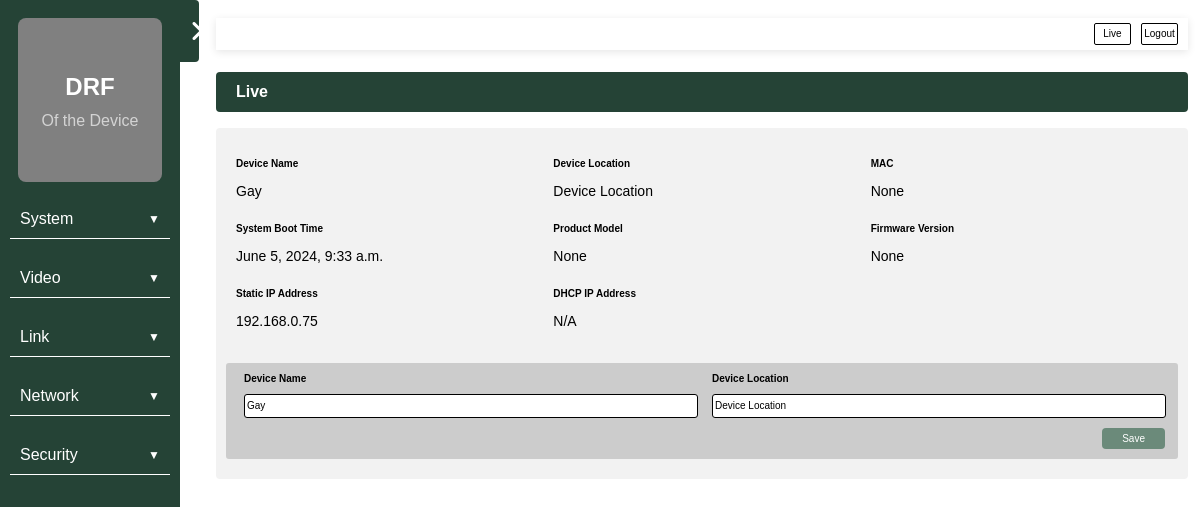
The app's page /system/basic/, older data.
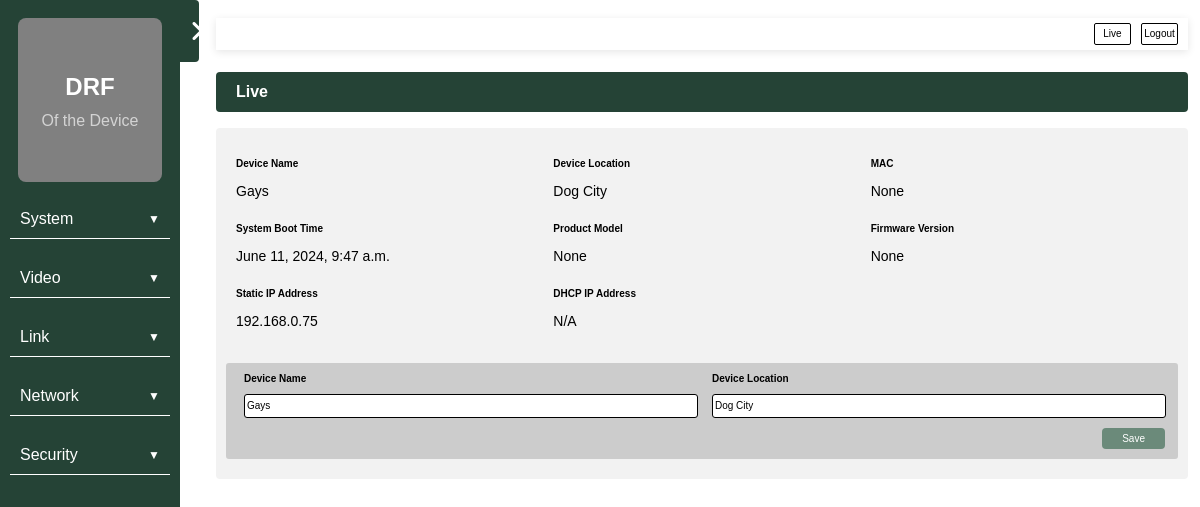
The same page, newer data.
### device_info/models.py (models this page shows)
class DeviceBasicInfo(models.Model):
    device_name = models.CharField(default="Device Name", max_length=30)
    device_location = models.CharField(default="Device Location", max_length=30)
    mac_address = models.CharField(null=True, default=None, max_length=30)
    system_boot_time = models.DateTimeField(auto_now=True)
    product_model = models.CharField(null=True, default=None, max_length=30)
    firmware_version = models.CharField(null=True, default=None, max_length=30)

### web/views.py (the view)
# urls.py: path('system/basic/', views.basic_page, name='basic'),
def basic_page(request):
    instance = DeviceBasicInfo.objects.first()
    if request.method == 'POST':
        form = DeviceBasicForm(request.POST, instance=instance)
        if form.is_valid():
            form.save()
            return redirect('basic')
    else:
        form = DeviceBasicForm(instance=instance)
    context = {
        'header_name': 'System / Basic Information',
        'sub_page': 'basic_page',
        'instance': instance,
        'form': form
    }
    return render(request, 'web/home_page.html', context)

### device_info/forms.py
class DeviceBasicForm(ModelForm):
    class Meta:
        model = DeviceBasicInfo
        fields = [
            'device_name',
            'device_location'
            ]

### web/templates/web/home_page.html (shortened to what this page needs)
{% load static %}
<!DOCTYPE html>
<html lang="en">
  <head>
    <link rel="stylesheet" href="{% static 'styles/home_page.css' %}">
  </head>
  <body>
    {% include 'web/navbar.html' %}
    {% include 'web/header.html' %}
    <div class="main-container">
      {% if sub_page %}
        {% include 'web/'|add:sub_page|add:'.html' %}
      {% else %}
        {% if image_url %}
          <div class="image-container">
            <img src="{{ image_url }}" alt="Image">
          </div>
        {% endif %}
      {% endif %}
    </div>
  </body>
</html>

### web/templates/web/navbar.html (shortened to what this page needs)
{% load static %}
<!DOCTYPE html>
<html lang="en">
  <head>
    <link rel="stylesheet" href="{% static 'styles/navbar.css' %}" />
  </head>
  <body>
    <nav class="navbar">
      <button class="expand-btn">
        <i class="fa-solid fa-angle-up fa-rotate-90"></i>
      </button>
      <a href="/" class="title-home-link">
        <div class="title-container">
          <p class="navbar-title">DRF</p>
          <p class="navbar-subtitle">Of the Device</p>
        </a>
      <div class="menu">
        <div class="menu-item">
          <a href="javascript:void(0)" class="dropdown-btn"
          >System <span class="arrow">&#9660;</span></a
            >
          </div>
          <div class="menu-item">
            <a href="javascript:void(0)" class="dropdown-btn"
            >Video <span class="arrow">&#9660;</span></a
              >
            </div>
            <div class="menu-item">
              <a href="javascript:void(0)" class="dropdown-btn"
              >Link <span class="arrow">&#9660;</span></a
                >
              </div>
              <div class="menu-item">
                <a href="javascript:void(0)" class="dropdown-btn"
                >Network <span class="arrow">&#9660;</span></a
                  >
                </div>
                <div class="menu-item">
                  <a href="javascript:void(0)" class="dropdown-btn"
                  >Security <span class="arrow">&#9660;</span></a
                    >
                  </div>
                </div>
              </nav>
            </body>
          </html>

### web/templates/web/header.html (shortened to what this page needs)
{% load static %}
<!DOCTYPE html>
<html lang="en">
  <head>
    <link rel="stylesheet" href="{% static 'styles/header.css' %}" />
  </head>
  <body>
    <div class="header">
      <div class="upper-header">
        <a href="/" class="upper-header-button">Live</a>
        <a href="/logout/" class="upper-header-button">Logout</a>
      </div>
      <div class="main-header">Live</div>
    </div>
  </body>
</html>

### web/templates/web/basic_page.html (shortened to what this page needs)
{% load static %}
<!DOCTYPE html>
<html lang="en">
  <head>
    <link rel="stylesheet" href="{% static 'styles/basic_page.css' %}" />
  </head>
  <body>
    <div class="basic-container">
      <div class="info-container">
        <div class="info-section">
          <h3>Device Name</h3>
          <p>{{instance.device_name}}</p>
        </div>
        <div class="info-section">
          <h3>Device Location</h3>
          <p>{{instance.device_location}}</p>
        </div>
        <div class="info-section">
          <h3>MAC</h3>
          <p>{{instance.mac_address}}</p>
        </div>
        <div class="info-section">
          <h3>System Boot Time</h3>
          <p>{{instance.system_boot_time}}</p>
        </div>
        <div class="info-section">
          <h3>Product Model</h3>
          <p>{{instance.product_model}}</p>
        </div>
        <div class="info-section">
          <h3>Firmware Version</h3>
          <p>{{instance.firmware_version}}</p>
        </div>
        <div class="info-section">
          <h3>Static IP Address</h3>
          <p>192.168.0.75</p>
        </div>
        <div class="info-section">
          <h3>DHCP IP Address</h3>
          <p>N/A</p>
        </div>
      </div>
      <div class="edit-container">
        <form method="post">
          <div class="edit-section">
            <h3>Device Name</h3>
            <input
              type="text"
              name="device_name"
              value="{{ form.device_name.value }}"
            />
          </div>
          <div class="edit-section">
            <h3>Device Location</h3>
            <input
              type="text"
              name="device_location"
              value="{{ form.device_location.value }}"
            />
          </div>
          <div class="button-container">
            <button type="submit">Save</button>
          </div>
        </form>
      </div>
    </div>
  </body>
</html>

### static/styles/home_page.css (style rules this page uses)
body { position: relative; margin: 0; padding: 0; background-color: #ffffff; font-family: Arial, sans-serif; }
.main-container { position: absolute; inset: 16vh 1vw auto 18vw; max-height: 80vh; border-radius: 4px; }
.main-container button { background-color: #6b8a7a; color: white; padding: 14px 20px; margin: 8px 0; border: none; border-radius: 4px; cursor: pointer; font-size: 10px; }

### static/styles/navbar.css (style rules this page uses)
.navbar { position: relative; padding: 0; margin: 0; }
.expand-btn { position: absolute; top: 0; right: -1.6vw; width: 1.6vw; height: 7.8vh; border: 0; border-radius: 0 4px 4px 0; background-color: rgb(37, 67, 54); cursor: pointer; }
.expand-btn i { color: #ffffff; font-size: 24px; }
.title-home-link { color: inherit; text-decoration: none; }
.title-container { margin: 10%; border: none; border-radius: 8px; background-color: grey; line-height: 10px; text-align: center; cursor: pointer; }
.navbar-title { padding-top: 5vh; color: white; font-weight: bold; font-size: 24px; }
.navbar-subtitle { padding-bottom: 5vh; color: lightgray; font-size: 16px; }
.navbar { position: fixed; display: flex; flex-direction: column; width: 15vw; inset: 0 auto 0 0; margin: 0 auto; background-color: rgb(37, 67, 54); }
.menu-item { padding-bottom: 20px; }
.menu a { position: relative; display: block; padding: 10px; margin: 0 10px; border-bottom: 1px solid white; color: white; text-decoration: none; font-size: 16px; transition: color 0.3s; }
.menu a .arrow { position: absolute; right: 10px; top: 50%; transform: translateY(-50%); font-size: 12px; }

### static/styles/header.css (style rules this page uses)
.main-header { position: absolute; display: flex; align-items: center; inset: 9vh 1vw auto 18vw; height: 5vh; padding-left: 20px; border-radius: 4px; background-color: #254336; color: white; font-weight: bold; }
.upper-header { position: fixed; display: flex; justify-content: end; align-items: center; inset: 1vh 1vw auto 18vw; height: 4vh; margin: 10px 0; background-color: white; box-shadow: 0px 2px 8px rgba(0, 0, 0, 0.1); }
.upper-header a { display: inline-block; text-align: center; vertical-align: middle; width: 35px; height: 20px; margin-right: 10px; border: 1px solid black; border-radius: 2px; color: black; font-size: 10px; line-height: 20px; text-decoration: none; }

### static/styles/basic_page.css (style rules this page uses)
.basic-container { padding: 20px 10px; margin-bottom: 40px; border-radius: 4px; background-color: rgb(242, 242, 242); }
.info-container { display: grid; grid-template-columns: 1fr 1fr 1fr; padding-bottom: 20px; }
.info-section, .edit-section { flex: 1; margin: 0 10px; }
.edit-container { padding: 0 8px; border-radius: 3px; background-color: #cccccc; }
.edit-container form { display: flex; flex-wrap: wrap; justify-content: space-between; }
.edit-container input { width: 100%; height: 40%; font-size: 10px; border: 0.1em solid black; border-radius: 3px; transition: border 0.3s; }
.button-container { display: flex; justify-content: end; width: 100%; padding: 8px 5px 2px 0; }
.edit-container button { padding: 5px 20px; }
h3 { font-size: 10px; }
p { font-size: 14px; }

Row changes from the older to the newer data that the page shows:
changed DeviceBasicInfo "None": device_name "Gay" → "Gays"; device_location "Device Location" → "Dog City"; system_boot_time "June 5, 2024, 9:33 a.m." → "June 11, 2024, 9:47 a.m."
